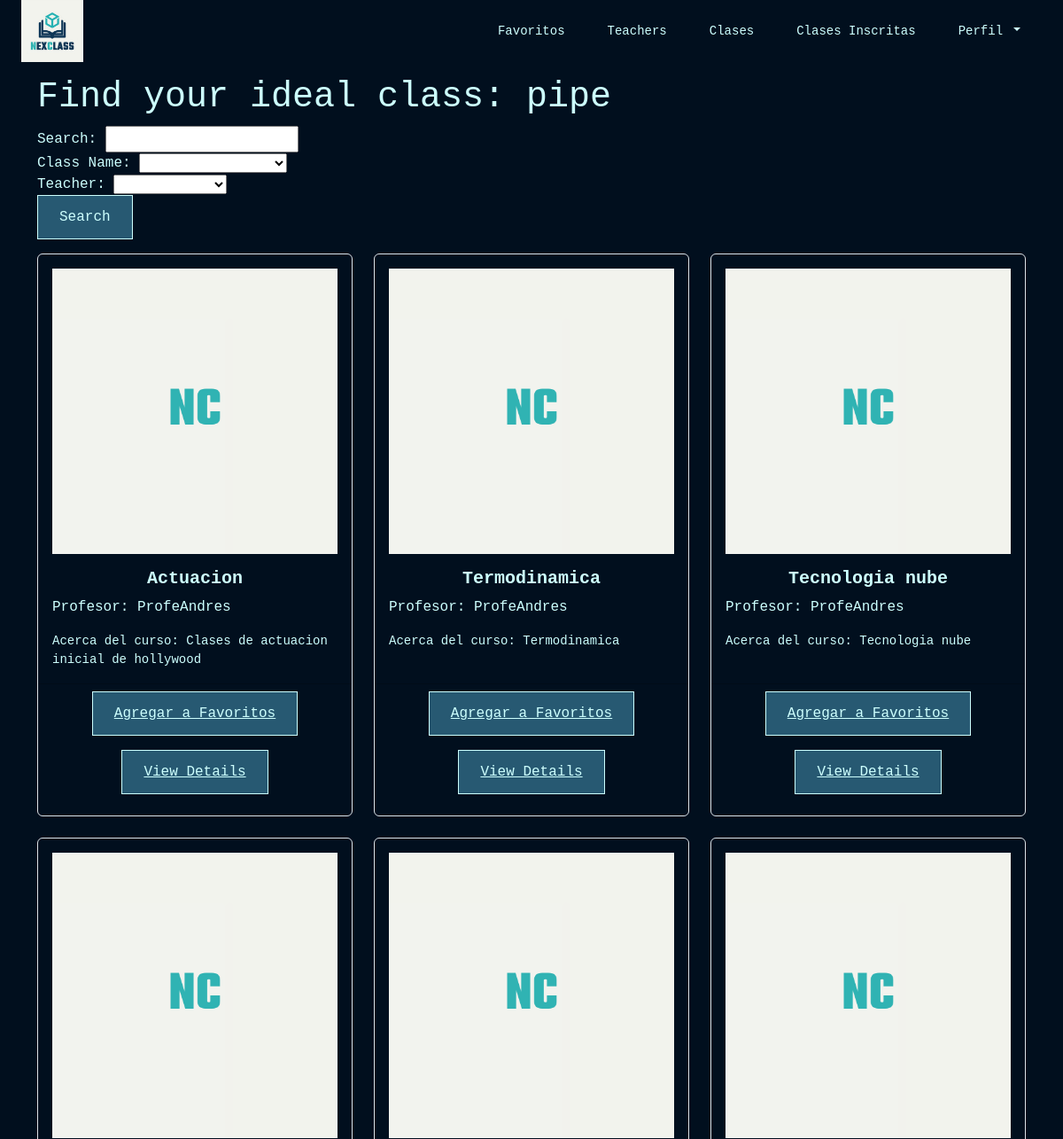
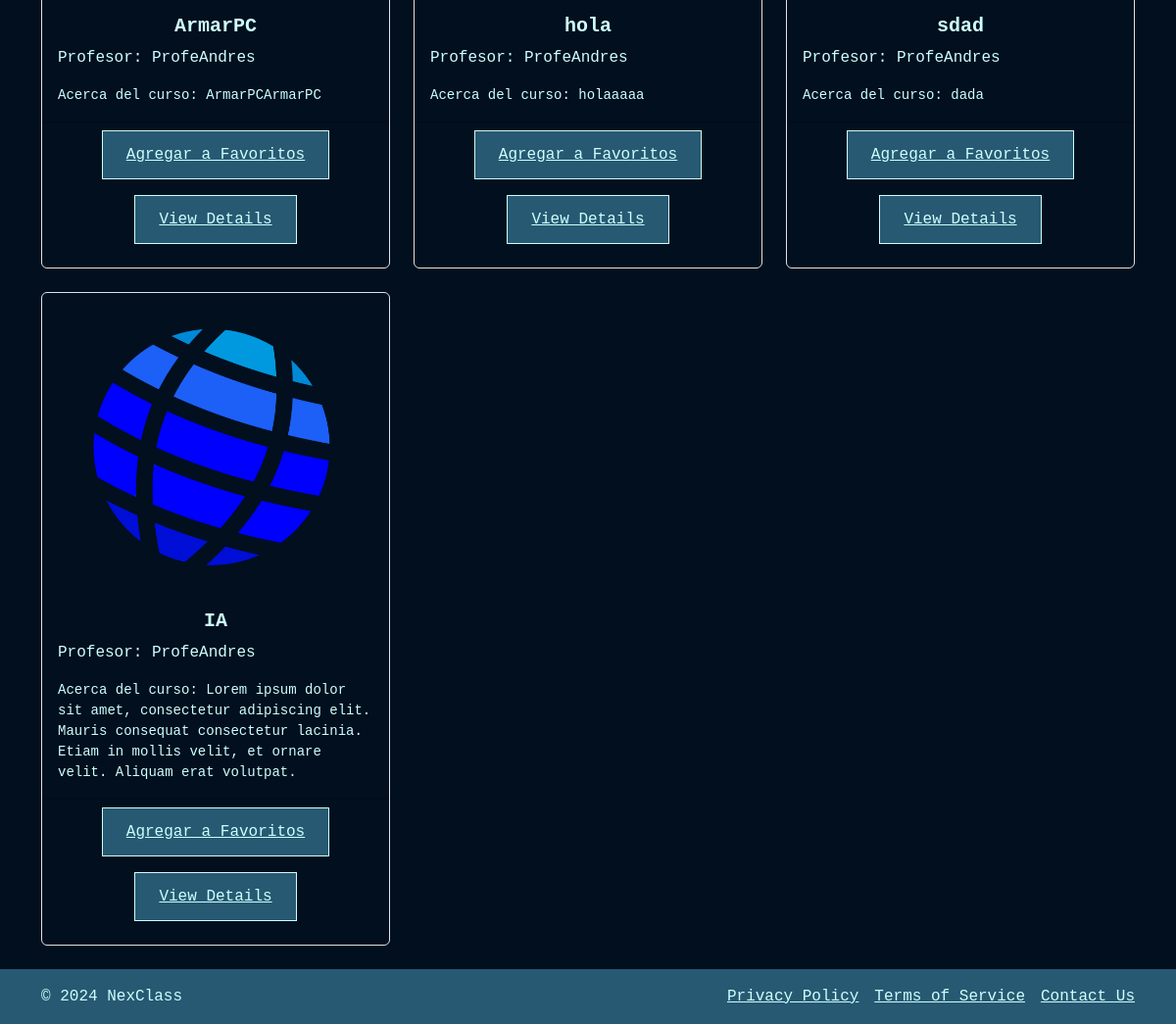
Page /classes/ (signed in) on the earlier database version (2 pictures, top to bottom).
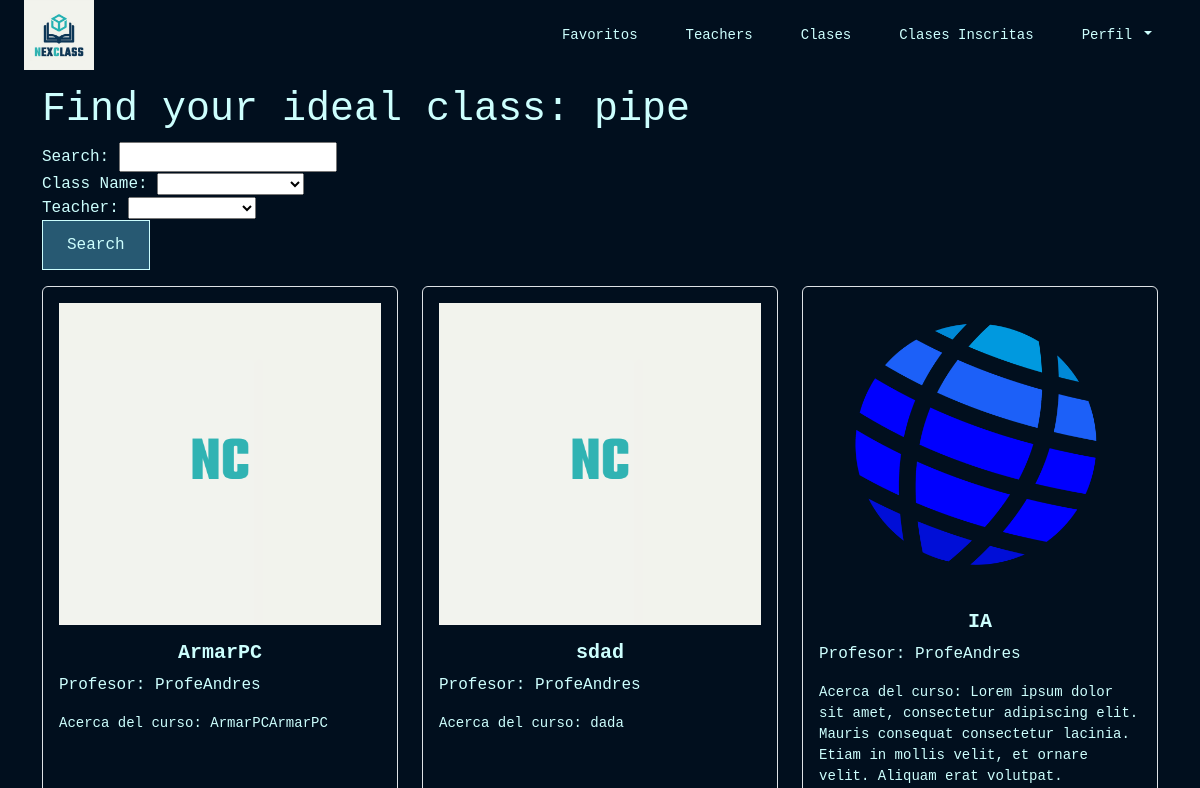
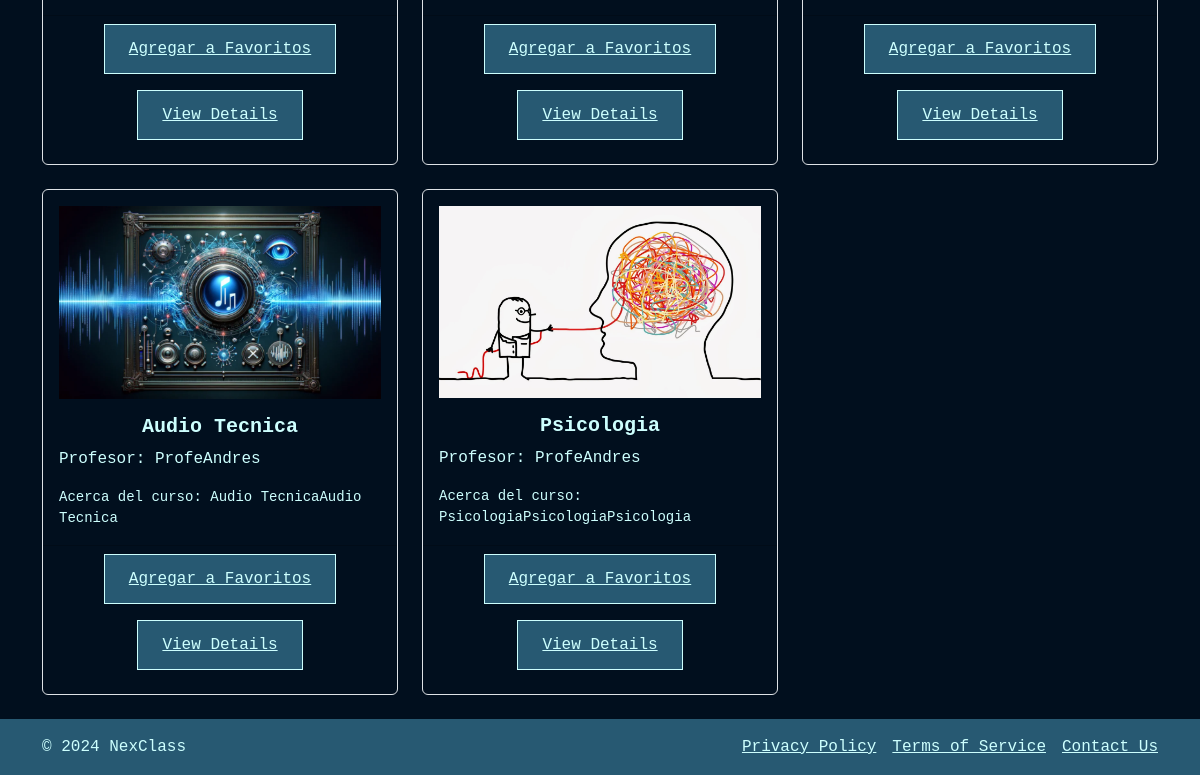
Same page on the later database version (2 pictures, top to bottom).
### users/models.py (models this page shows, shortened)
class User(AbstractBaseUser, PermissionsMixin):
    user_id = models.AutoField(primary_key=True)
    name = models.CharField(max_length=255)
    username = models.CharField(max_length=150, unique=True)
    email = models.EmailField(unique=True)
    password = models.CharField(max_length=128)
    user_type = models.CharField(
        max_length=10,
        choices=UserType.choices
    )
    registration_date = models.DateTimeField(auto_now_add=True)
    profile_picture = models.ImageField(upload_to='profile_photos/', default='profile_photos/default_profile.png',
                                        null=True, blank=True)
    address = models.CharField(max_length=255, null=True, blank=True)
    profile_complete = models.BooleanField(default=False)
    is_active = models.BooleanField(default=True)
    is_staff = models.BooleanField(default=False)
    objects = UserManager()
    USERNAME_FIELD = 'username'
    REQUIRED_FIELDS = ['email', 'name']

class Teacher(models.Model):
    user = models.OneToOneField(User, on_delete=models.CASCADE)
    specialties = models.CharField(
        max_length=50,
        choices=Specialties.choices
    )
    biography = models.TextField()
    average_rating = models.FloatField(default=0.0)
    availability = models.CharField(
        max_length=50,
        choices=Availability.choices
    )
    mode = models.CharField(
        max_length=50,
        choices=Mode.choices
    )
    def average_rating(self):
        ratings = self.ratings.all()
        if ratings:
            return sum([rating.rating for rating in ratings]) / ratings.count()
        return 0

### classCreation_Schedules/models.py (models this page shows)
class Class(models.Model):
    className = models.CharField(max_length=100)
    teacher = models.ForeignKey('users.Teacher', on_delete=models.CASCADE)
    description = models.TextField()
    class_picture = models.ImageField(upload_to='class_photos/', default='class_photos/default_profile.png', null=True, blank=True)

### communication/views.py (the view, shortened to what this page needs)
# urls.py: path('classes/', views.classes, name='student_classes'),
@login_required()
def classes(request, teacher_id=None):
    searchClass = request.GET.get('searchClass', '')
    className = request.GET.get('className', '')
    teacher = request.GET.get('teacher', '')
    filters = Q()
    if teacher_id:
        filters &= Q(teacher__id=teacher_id)
    if className:
        filters &= Q(className__icontains=className)
    if teacher:
        filters &= Q(teacher__user__username__icontains=teacher)
    filtered_classes = Class.objects.filter(filters)
    context = {
        'classes': filtered_classes,
        'className': Class.objects.values_list('className', flat=True).distinct(),
        'teacher': Teacher.objects.values_list('user__username', flat=True).distinct()
    }
    return render(request, 'student_classes.html', context)

### communication/templates/student_classes.html
{% extends 'navbar.html' %}
{% block content %}
<!DOCTYPE html>
<div class="container mt-3">
    <h1>Find your ideal class: {{user.username }}</h1>
    <form method="GET" action="{% url 'student_classes' %}">
        <div>
            <label for="searchClass">Search: </label>
            <input type="text" id="searchClass" name="searchClass" value="{{ request.GET.searchClass }}">
        </div>
        <div>
            <label for="className">Class Name:</label>
            <select id="className" name="className">
                <option value=""></option>
                {% for class in className %}
                <option value="{{ class }}" {% if request.GET.className == class %}selected{% endif %}>{{ class }}</option>
                {% endfor %}
            </select>
        </div>
        <div>
            <label for="teacher">Teacher:</label>
            <select id="teacher" name="teacher">
                <option value=""></option>
                {% for teacher_name in teacher %}
                    <option value="{{ teacher_name }}" {% if request.GET.teacher == teacher_name %}selected{% endif %}>{{ teacher_name }}</option>
                {% endfor %}
            </select>
        </div>
        <button type="submit" class="button-custom-two ">Search</button>
    </form>
    <div class="row">
        {% for class in classes %}
        <div class="col-md-4 mb-4 d-flex align-items-stretch">
            <div class="card bg-transparent border">
                <img class="card-img-top px-3 pt-3" src="{{ class.class_picture.url }}" alt="{{ class.className }}">
                <div class="card-body text_custom">
                    <h5 class="card-title text-center fw-bold">{{ class.className }}</h5>
                    <p class="card-text">Profesor: {{ class.teacher.user.name }}</p>
                    <p class="card-text"><small>Acerca del curso: {{ class.description }}</small></p>
                </div>
                <div class="card-footer text-center">
                    <a href="{% url 'add_favorite_class' class.id %}" class="button-custom-two mb-3">Agregar a Favoritos</a>
                    <a href="{% url 'class_detail' class.id %}" class="button-custom-two mb-3">View Details</a>
                </div>
            </div>
        </div>
        {% endfor %}
    </div>
</div>
{% endblock content %}

### NextClassProject/templates/navbar.html (shortened to what this page needs)
{% load static %}
<head>
    <link href="https://cdn.jsdelivr.net/npm/bootstrap@5.3.3/dist/css/bootstrap.min.css" rel="stylesheet">
    <link rel="stylesheet" href="https://cdnjs.cloudflare.com/ajax/libs/font-awesome/6.6.0/css/all.min.css">
    <link href="{% static 'styles/global.css' %}" rel="stylesheet" />
</head>
<header class="px-4 px-lg-6 h-14 d-flex align-items-center text_custom">
    <a href="{% url 'home' %}" class="d-flex align-items-center justify-content-center">
        <img src="{% static 'images/LogoConFondo.png' %}" alt="Teacher Search" width="70" height="70"/>
    </a>
    <nav class="ms-auto d-flex gap-2 gap-lg-4">
      <a href="{%  url 'favoritos' %}" class="text-decoration-none text_custom small me-4">
        Favoritos
      </a>
      <a href="{% url 'teachers' %}" class="text-decoration-none text_custom small me-4">
        Teachers
      </a>
      <a href="{% url 'student_classes' %}" class="text-decoration-none text_custom small me-4">
        Clases
      </a>
        <a href="{% url 'clases_inscritas' %}" class="text-decoration-none text_custom small me-4">
            Clases Inscritas
        </a>
        <div class="dropdown text_custom">
        <span class="dropdown-toggle text_custom small me-4" role="button" id="dropdownMenuButton" data-bs-toggle="dropdown" aria-expanded="false" style="cursor: pointer;">
            Perfil
        </span>
    </div>
    </nav>
  </header>
    {% block content %}
    {% endblock content %}
<footer class="background-color-custom py-3">
    <div class="container d-flex justify-content-between">
        <div class="d-flex align-items-center">
            <span class="text_custom">&copy; 2024 NexClass</span>
        </div>
        <nav class="d-flex gap-3">
            <a href="#" class="text_custom">Privacy Policy</a>
            <a href="#" class="text_custom">Terms of Service</a>
            <a href="#" class="text_custom">Contact Us</a>
        </nav>
    </div>
</footer>

### NextClassProject/static/styles/global.css (style rules this page uses)
h1, h2, h3, h4, h5, h6 { font-family: "Space Mono", monospace; --font-monospace: "Space Mono"; color: #cdfffe; }
.text_custom { color: #cdfffe; }
.background-color-custom { background-color: #275972; }
.button-custom-two { background-color: #275972; color: #cdfffe; border: 0.5px solid #cdfffe; border-radius: 0; padding: 12px 24px; text-align: center; display: inline-block; font-size: 16px; cursor: pointer; transition: background-color 0.3s, color 0.3s; }
a { gap: 2px; }

Differences in the rows shown:
removed Class: class_picture (placeholder picture), className "Actuacion", teacher.user.name "ProfeAndres", description "Clases de actuacion inicial de hollywood"
removed Class: class_picture (placeholder picture), className "Termodinamica", teacher.user.name "ProfeAndres", description "Termodinamica"
removed Class: class_picture (placeholder picture), className "Tecnologia nube", teacher.user.name "ProfeAndres", description "Tecnologia nube"
removed Class: class_picture (placeholder picture), className "hola", teacher.user.name "ProfeAndres", description "holaaaaa"
added Class: class_picture (picture), className "Audio Tecnica", teacher.user.name "ProfeAndres", description "Audio TecnicaAudio Tecnica"
added Class: class_picture (picture), className "Psicologia", teacher.user.name "ProfeAndres", description "PsicologiaPsicologiaPsicologia"
